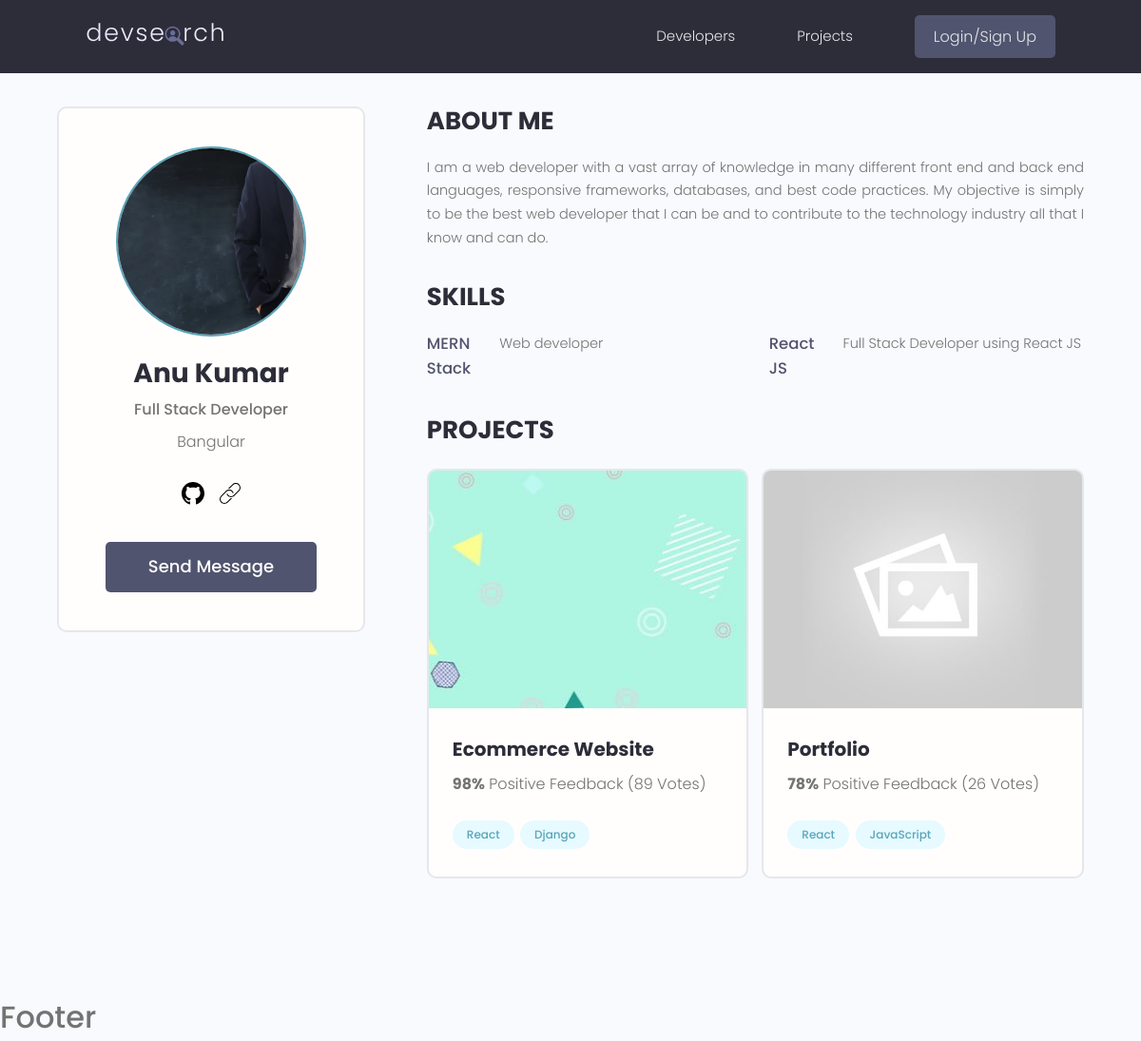
The page /users/profile/e53d932a-4434-4fac-965c-c85349ac777e on the database as committed earlier.
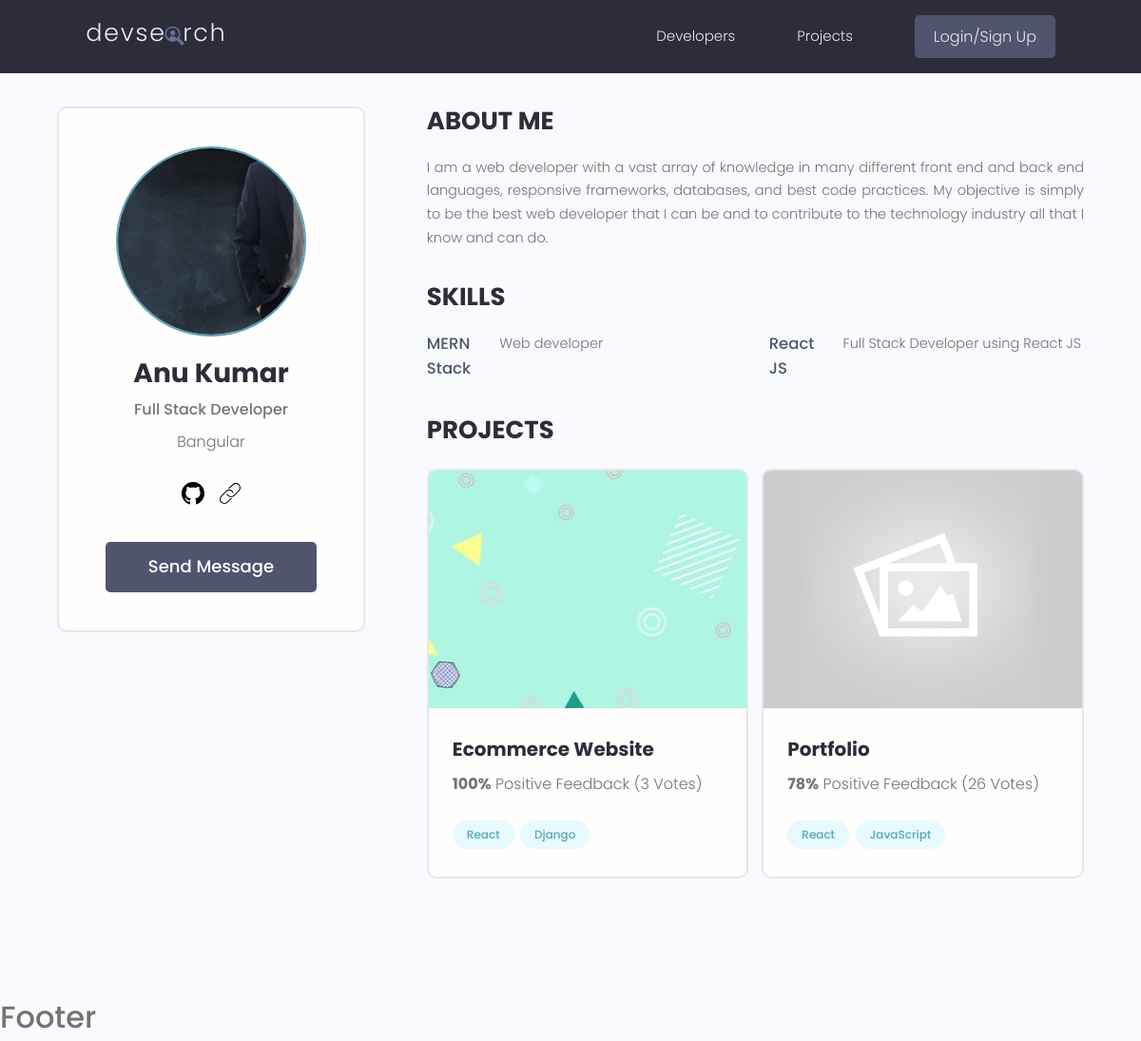
The same page on the database as committed later.
### projects/models.py (models this page shows, shortened)
class Project(models.Model):
    owner = models.ForeignKey(Profile, null=True, blank=True, on_delete=models.CASCADE)
    title = models.CharField(max_length=200)
    description = models.TextField(null=True, blank=True)
    featured_image = models.ImageField(null=True, blank=True, default='default.png')
    demo_link = models.CharField(max_length=2000, blank=True, null=True)
    source_link = models.CharField(max_length=2000, null=True, blank=True)
    tags = models.ManyToManyField('Tag', blank=True)
    vote_total = models.IntegerField(default=0, null=True, blank=True)
    vote_ratio = models.IntegerField(default=0, null=True, blank=True)
    created = models.DateTimeField(auto_now_add=True)
    id = models.UUIDField(default=uuid.uuid4, unique=True, primary_key=True, editable=False)
    class Meta:
        ordering = ['-vote_ratio', '-vote_total', 'title']

### users/views.py (the view)
# urls.py: path('profile/<str:pk>', views.profile, name='profile'),
def profile(request, pk):
    data = Profile.objects.get(id=pk)
    return render(request, 'users/profile.html', {'profile': data})

### users/templates/users/profile.html (shortened to what this page needs)
{% extends 'main.html' %}
{% block content %}
<main class="profile my-md">
    <div class="container">
      <div class="layout">
        <div class="column column--1of3">
          <div class="card text-center">
            <div class="card__body dev">
              <img class="avatar avatar--xl" src="{{profile.profile_image.url}}" />
              <h2 class="dev__name">{{profile.name}}</h2>
              <p class="dev__title">{{profile.short_intro}}</p>
              <p class="dev__location">{{profile.location}}</p>
              <ul class="dev__social">
                  {% if profile.social_github %}
                <li>
                  <a title="Github" href="{{profile.social_github}}" target="_blank">
                  </a>
                </li>
                  {% endif %}
                  {% if profile.social_website %}
                <li>
                  <a title="Portfolio" href="{{profile.social_website}}" target="_blank">
                  </a>
                </li>
                  {% endif %}
              </ul>
              <a href="{% url 'send-message' profile.id %}" class="btn btn--sub btn--lg">Send Message </a>
            </div>
          </div>
        </div>
        <div class="column column--2of3">
          <div class="devInfo">
            <h3 class="devInfo__title">About Me</h3>
            <p class="devInfo__about">
              {{profile.bio}}
            </p>
          </div>
          <div class="devInfo">
            <h3 class="devInfo__title">Skills</h3>
            <div class="devInfo__skills">
              <div class="devSkill">
                  {% for skill in profile.skill_set.all %}
                <h4 class="devSkill__title">{{skill.name}}</h4>
                <p class="devSkill__info">
                  {{skill.description}}
                </p>
                  {% endfor %}
              </div>
            </div>
          </div>
          <div class="devInfo">
            <h3 class="devInfo__title">Projects</h3>
            <div class="grid grid--two">
                {% for project in profile.project_set.all %}
              <div class="column">
                <div class="card project">
                  <a href="single-project.html" class="project">
                    <img class="project__thumbnail" src="{{project.featured_image.url}}" alt="project thumbnail" />
                    <div class="card__body">
                      <h3 class="project__title">{{project.title}}</h3>
                      <p class="project--rating">
                        <span style="font-weight: bold;">{{project.vote_ratio}}%</span> Positive
                    Feedback ({{project.vote_total}} Vote{{ project.vote_total|pluralize:"s" }})
                      </p>
                      <div class="project__tags">
                        {% for tag in project.tags.all %}
                    <span class="tag tag--pill tag--main">
                      <small>{{tag.name}}</small>
                    </span>
                      {% endfor %}
                      </div>
                    </div>
                  </a>
                </div>
              </div>
                {% endfor %}
            </div>
          </div>
        </div>
      </div>
    </div>
  </main>
{% endblock content %}

Rows that differ between the two databases and show on the page:
changed Project "Ecommerce Website": vote_ratio "98" → "100"; vote_total "89" → "3"
